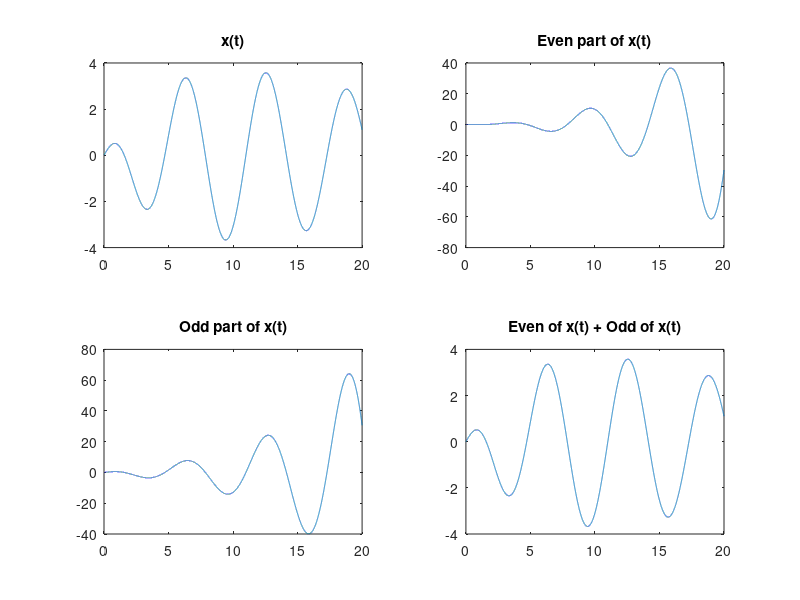

Write the MATLAB code that produced this figure.
#Problem 3:
#Consider the signal 𝑥(𝑡) = 𝑡𝑒−0.1𝑡 cos(𝑡) , 0 ≤ 𝑡 ≤ 20
#(a) Plot the signal 𝑥(𝑡)
#(b) Plot the even decomposition xe(t) of signal 𝑥(𝑡)
#(c) Plot the odd decomposition xo(t) of signal 𝑥(𝑡)
#(d) Plot the signal y(t) = xe(t) + xo(t)
#Use subplot 2x2 format




#definig steps
steps = 0.001


#defining time
t = 0:steps:20

#defining the signal x(t)
x = t.*exp(-0.1 .* t).*cos(t)

#time reversed signal x(-t)
x_nvg = -t.*exp(0.1.*t).*cos(-t)


#defining even part of x(t)
x_even = (1/2)*(x + x_nvg)


#definig odd part of x(t)
x_odd = (1/2)*(x - x_nvg)


#ploting the graph
subplot(2,2,1)   # for 2X2 plot
plot(t,x)
title("x(t)")
#legend("x(t)")

subplot(2,2,2)
plot(t, x_even)
title("Even part of x(t)")
#legend("Even part of x(t)")

subplot(2,2,3)
plot(t, x_odd)
title("Odd part of x(t)")
#legend("Odd part of x(t)")

subplot(2,2,4)
plot(t, x_even+ x_odd)
title("Even of x(t) + Odd of x(t)")
#legend("Even of x(t) + Odd of x(t)")
